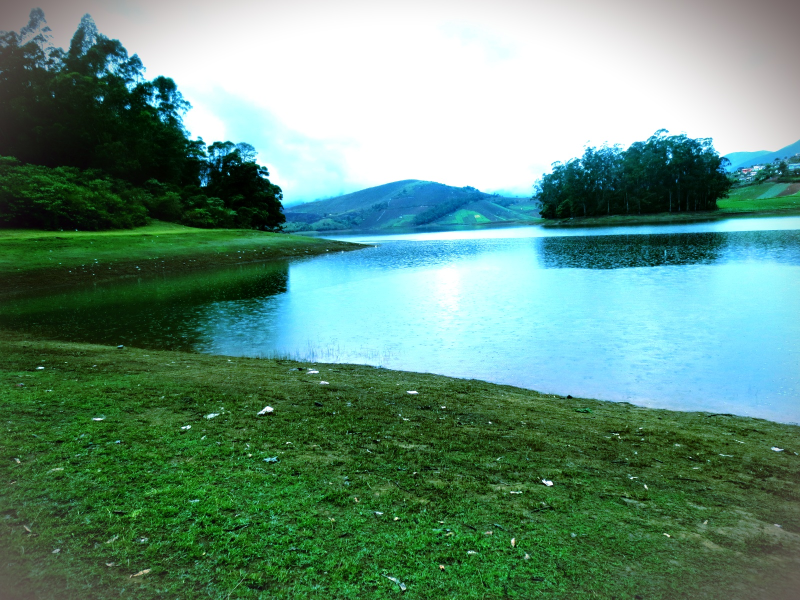
#> input picture photos/1.jpg, 1600 x 1200 px, given in place of the camera (shown at 1/2 size)
$ python edge_det.py   (older library calls are emulated)
#> lines starting #> are read from the running program, lines starting #| are printed output that depends on the picture; after the words box and inside, x2 and y2 are one past the last pixel; in counts of white or black regions, pixels touching at a corner belong together
import cv2
import numpy as np

video=cv2.VideoCapture(0)

while True:
    check, frame = video.read()
#> frame is the input picture: shape (1200, 1600, 3); mean B, G, R 124.5, 143.2, 100.3

    scale_percent = 60 # percent of original size
    width = int(frame.shape[1] * scale_percent / 100)
#> width = 960
    height = int(frame.shape[0] * scale_percent / 100)
#> height = 720
    dim = (width, height)
#> dim = (960, 720)

    frame=cv2.resize(frame,dim,interpolation=cv2.INTER_AREA)
#> frame: shape (720, 960, 3)

    frame=cv2.cvtColor(frame, cv2.COLOR_BGR2GRAY)
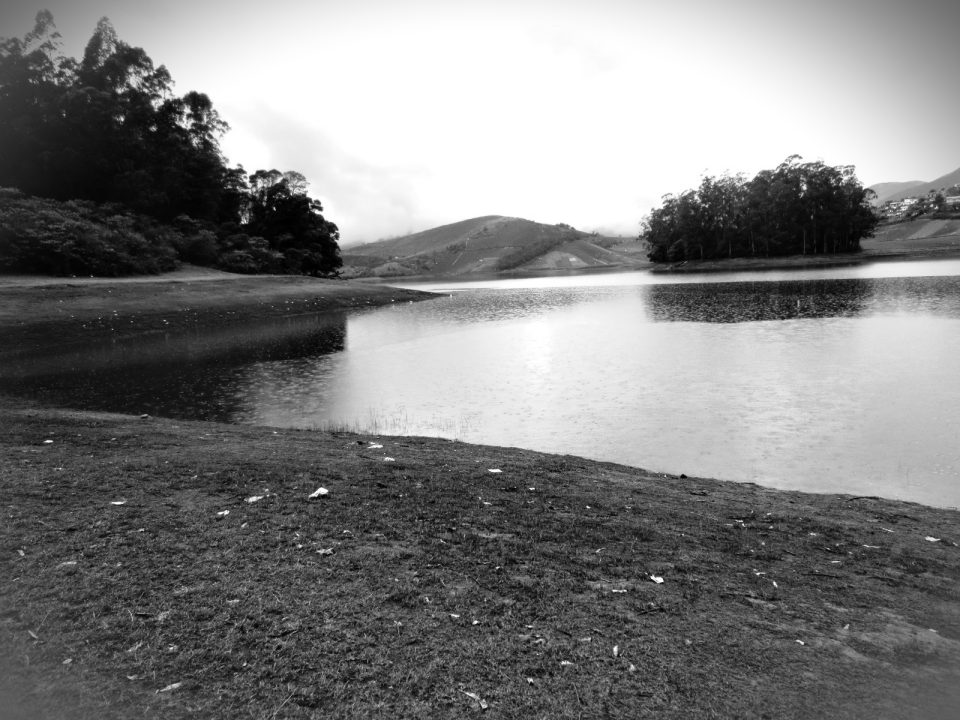
#> frame: shape (720, 960); min 0, max 255, mean 128.3

    lap=cv2.Laplacian(frame, cv2.CV_64F, ksize=3)
    lap = np.uint8(np.absolute(lap))    #convert again in output format

    sobelX = cv2.Sobel (frame, cv2.CV_64F, 1, 0)
    sobelX = np.uint8(np.absolute(sobelX))
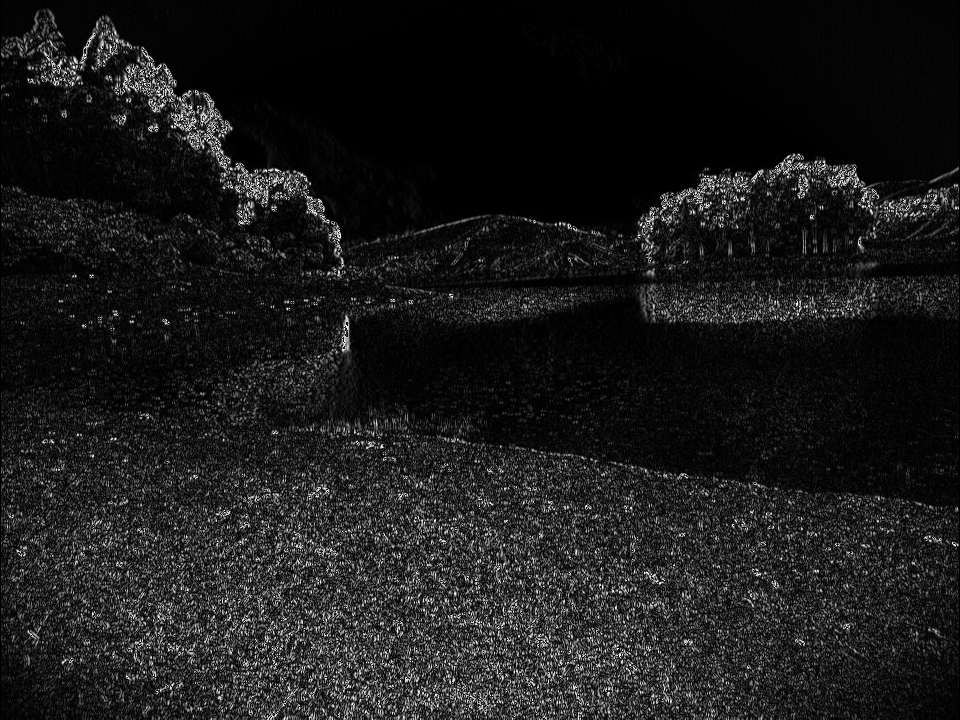
#> sobelX: shape (720, 960); min 0, max 255, mean 26.8
    sobelY = cv2.Sobel (frame, cv2.CV_64F, 0, 1)
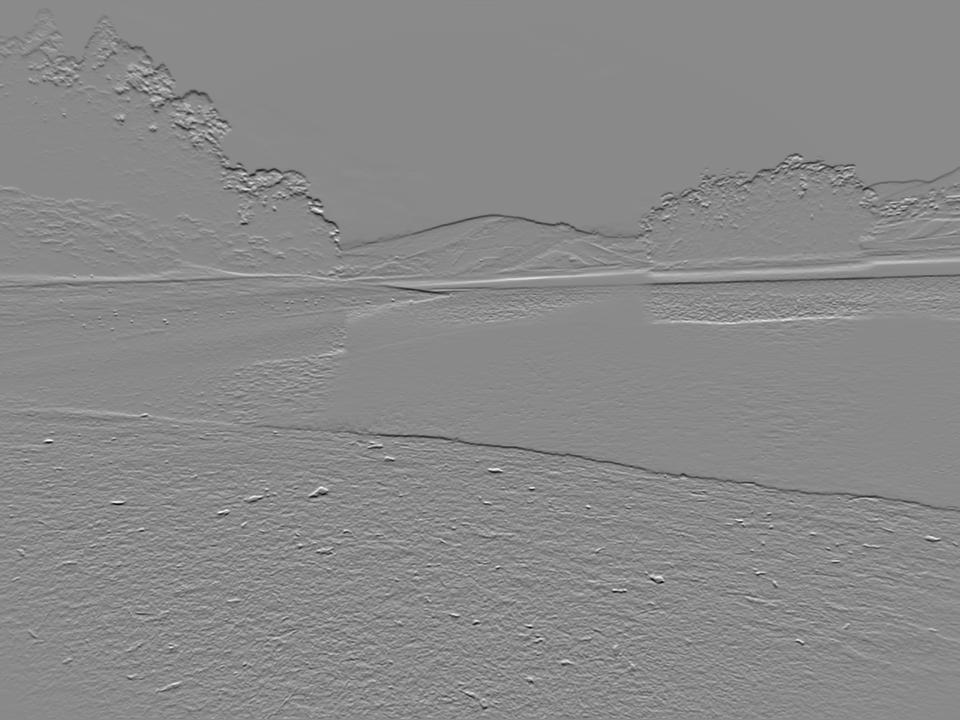
#> sobelY: shape (720, 960) float64; min -917, max 779, mean -1.3; drawn with min black and max white
    sobelY = np.uint8(np.absolute(sobelY))
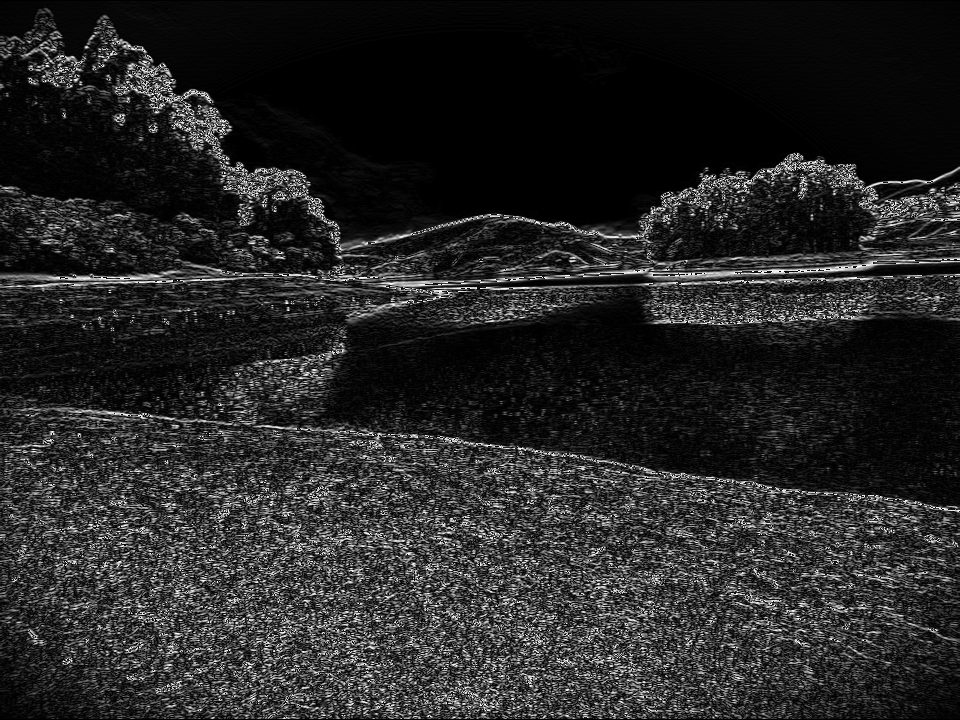
#> sobelY: shape (720, 960); min 0, max 255, mean 38.5
    sobelComb = cv2.bitwise_or(sobelX, sobelY)
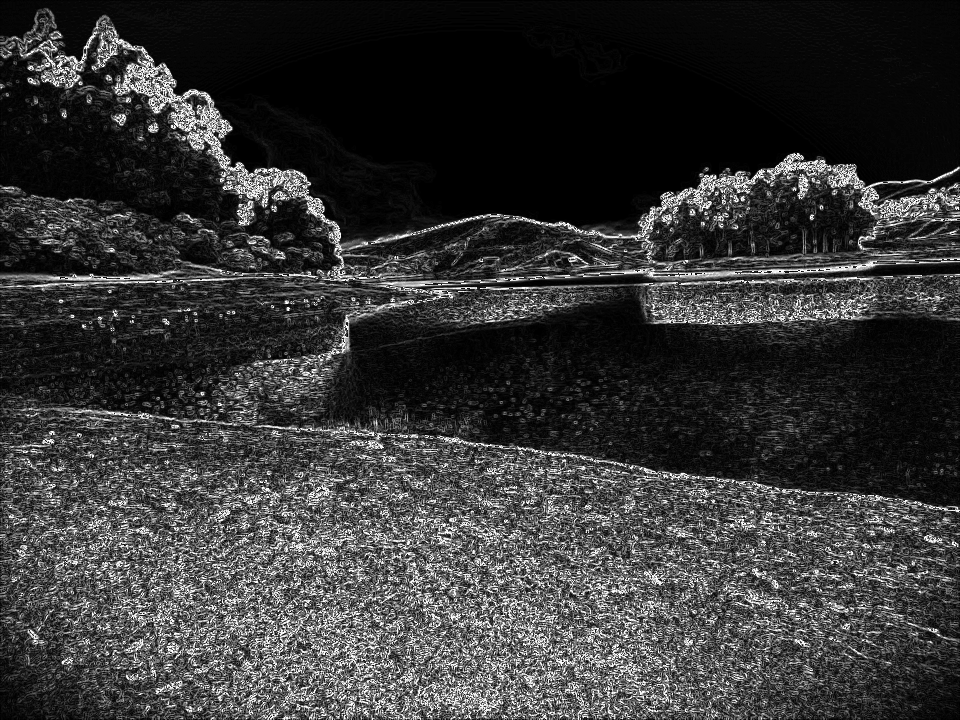
#> sobelComb: shape (720, 960); min 0, max 255, mean 54.6

    canny = cv2.Canny(frame, 100, 200)
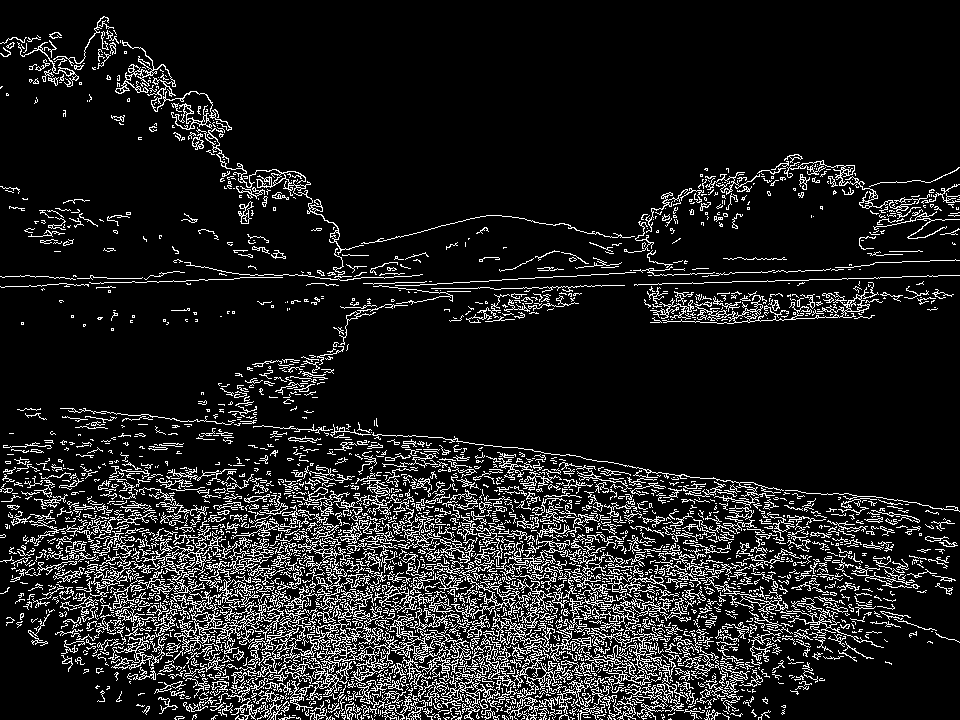
#> canny: shape (720, 960); 11.7% white in thin lines or dots

    cv2.imshow("SobelX", sobelX)
    cv2.imshow("SobelY", sobelY)
    cv2.imshow("SobelCombined", sobelComb)
    cv2.imshow("Laplacian",lap)
    cv2.imshow("Canny", canny)

    key = cv2.waitKey(1)
#> (key Esc is pressed here)
    if key == 27:
        break


video.release()
cv2.destroyAllWindows()

$ run again, on photos/2.JPG
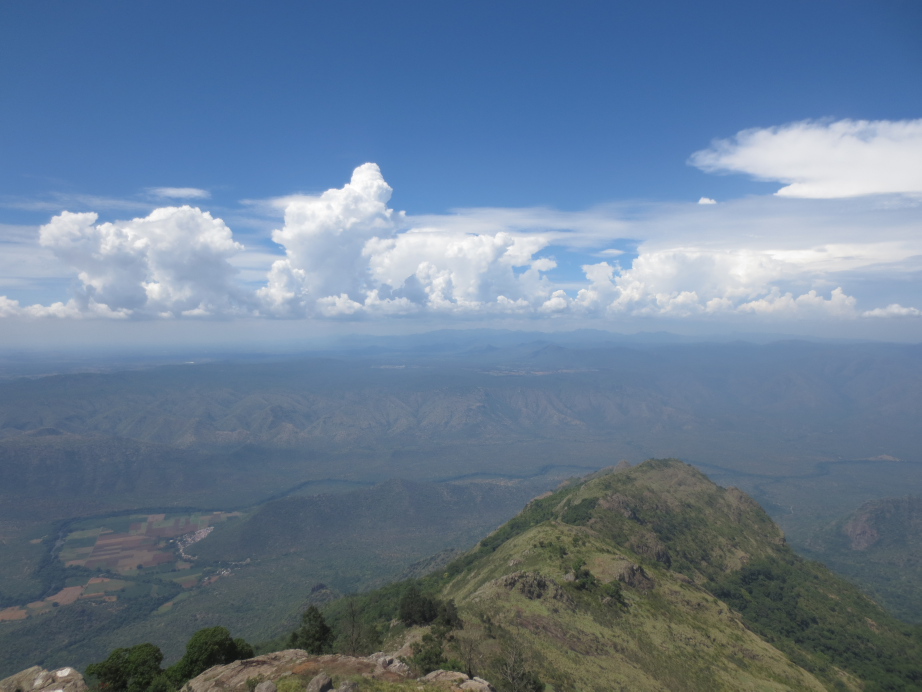
#> input picture photos/2.JPG, 4608 x 3456 px, given in place of the camera (shown at 1/5 size)
#> frame is the input picture: shape (3456, 4608, 3); mean B, G, R 148, 124.8, 104.3
#> `lap=cv2.Laplacian(frame, cv2.CV_64F, ksize=3)`:
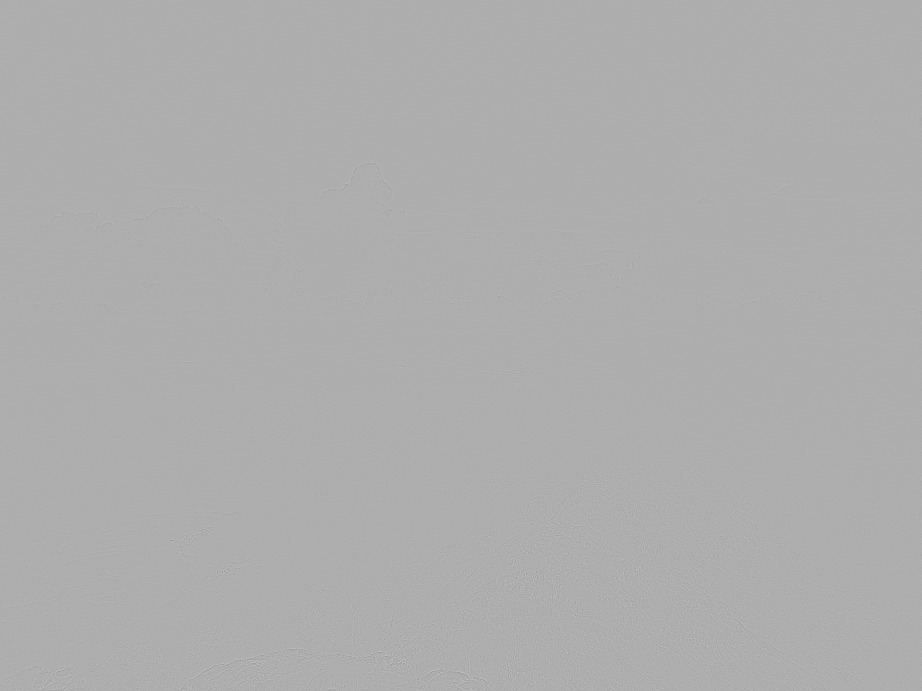
#> lap: shape (2073, 2764) float64 (shown at 1/3 size); min -644, max 300, mean 0; drawn with min black and max white
#> `canny = cv2.Canny(frame, 100, 200)`:
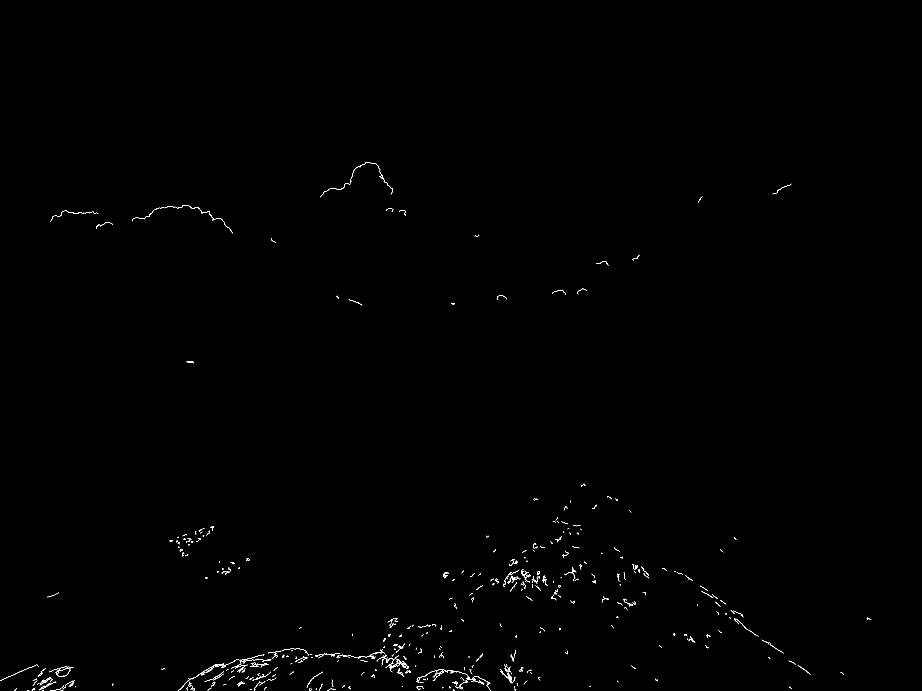
#> canny: shape (2073, 2764) (shown at 1/3 size); 0.23% white in thin lines or dots, all inside (x1, y1, x2, y2) = (0, 487, 2614, 2073)

$ run again, on photos/4.jpg
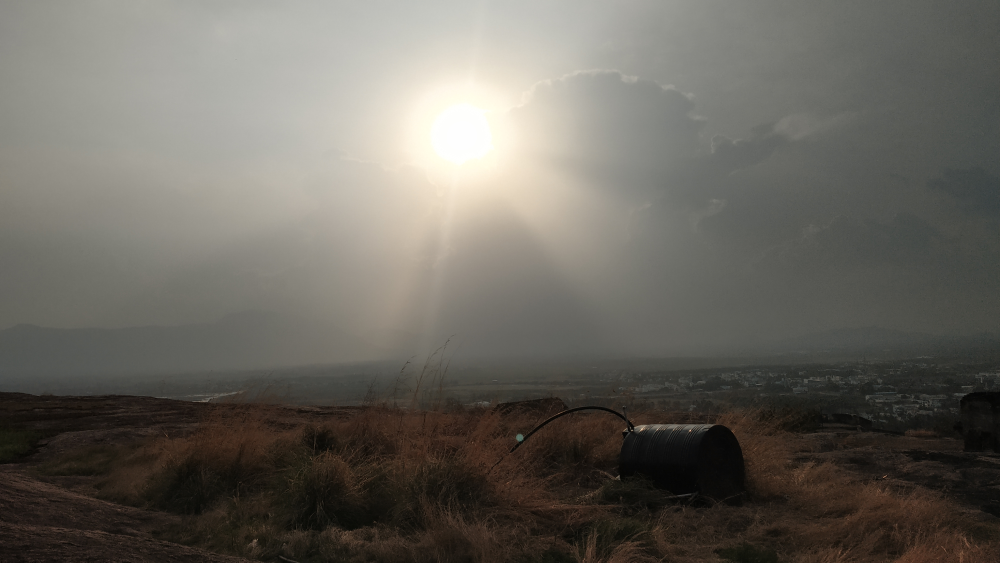
#> input picture photos/4.jpg, 4000 x 2250 px, given in place of the camera (shown at 1/4 size)
#> frame is the input picture: shape (2250, 4000, 3); mean B, G, R 94.7, 101.9, 105.3
#> `sobelX = cv2.Sobel (frame, cv2.CV_64F, 1, 0)`:
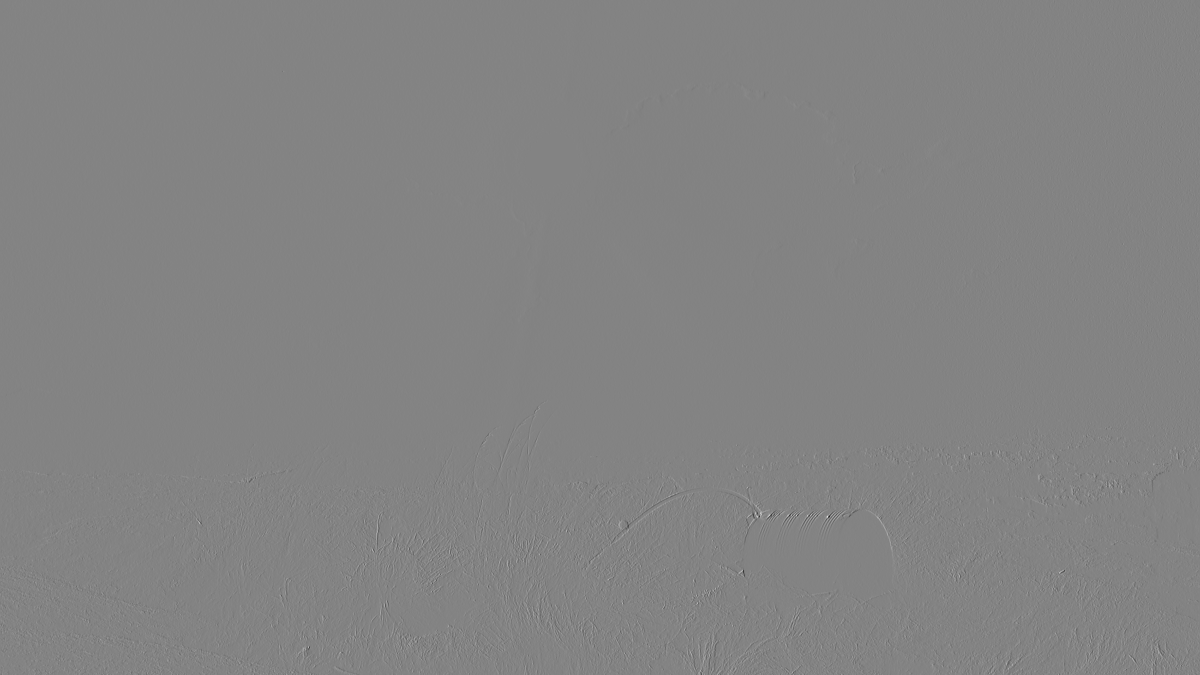
#> sobelX: shape (1350, 2400) float64 (shown at 1/2 size); min -550, max 517, mean -0.1; drawn with min black and max white
#> `canny = cv2.Canny(frame, 100, 200)`:
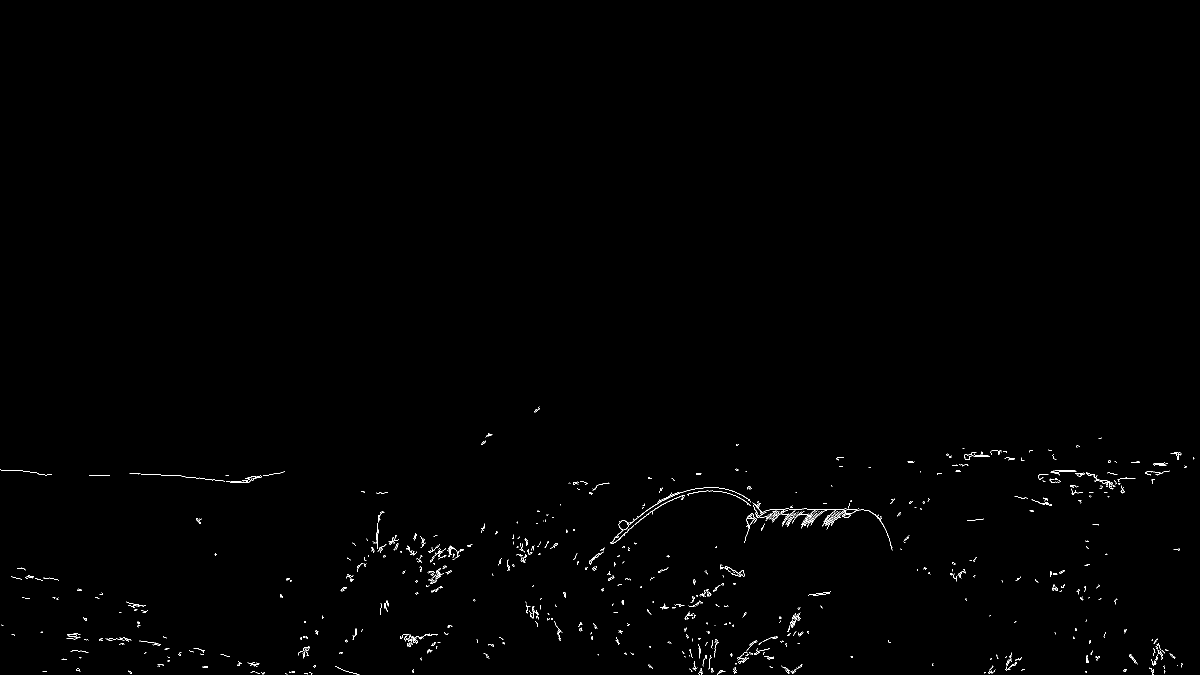
#> canny: shape (1350, 2400) (shown at 1/2 size); 0.42% white in thin lines or dots, all inside (x1, y1, x2, y2) = (0, 813, 2389, 1350)
